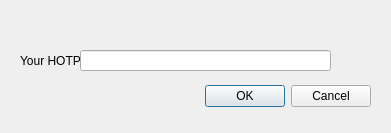
<?xml version="1.0" encoding="UTF-8"?>
<ui version="4.0">
 <class>HOTPDialog</class>
 <widget class="QDialog" name="HOTPDialog">
  <property name="geometry">
   <rect>
    <x>0</x>
    <y>0</y>
    <width>391</width>
    <height>133</height>
   </rect>
  </property>
  <property name="windowTitle">
   <string>Dialog</string>
  </property>
  <widget class="QDialogButtonBox" name="buttonBox">
   <property name="geometry">
    <rect>
     <x>30</x>
     <y>80</y>
     <width>341</width>
     <height>32</height>
    </rect>
   </property>
   <property name="orientation">
    <enum>Qt::Horizontal</enum>
   </property>
   <property name="standardButtons">
    <set>QDialogButtonBox::Cancel|QDialogButtonBox::Ok</set>
   </property>
  </widget>
  <widget class="QLineEdit" name="lineEdit">
   <property name="geometry">
    <rect>
     <x>80</x>
     <y>50</y>
     <width>251</width>
     <height>21</height>
    </rect>
   </property>
  </widget>
  <widget class="QLabel" name="label">
   <property name="geometry">
    <rect>
     <x>20</x>
     <y>50</y>
     <width>61</width>
     <height>21</height>
    </rect>
   </property>
   <property name="text">
    <string>Your HOTP:</string>
   </property>
  </widget>
 </widget>
 <resources/>
 <connections>
  <connection>
   <sender>buttonBox</sender>
   <signal>accepted()</signal>
   <receiver>HOTPDialog</receiver>
   <slot>accept()</slot>
   <hints>
    <hint type="sourcelabel">
     <x>248</x>
     <y>254</y>
    </hint>
    <hint type="destinationlabel">
     <x>157</x>
     <y>274</y>
    </hint>
   </hints>
  </connection>
  <connection>
   <sender>buttonBox</sender>
   <signal>rejected()</signal>
   <receiver>HOTPDialog</receiver>
   <slot>reject()</slot>
   <hints>
    <hint type="sourcelabel">
     <x>316</x>
     <y>260</y>
    </hint>
    <hint type="destinationlabel">
     <x>286</x>
     <y>274</y>
    </hint>
   </hints>
  </connection>
 </connections>
</ui>
